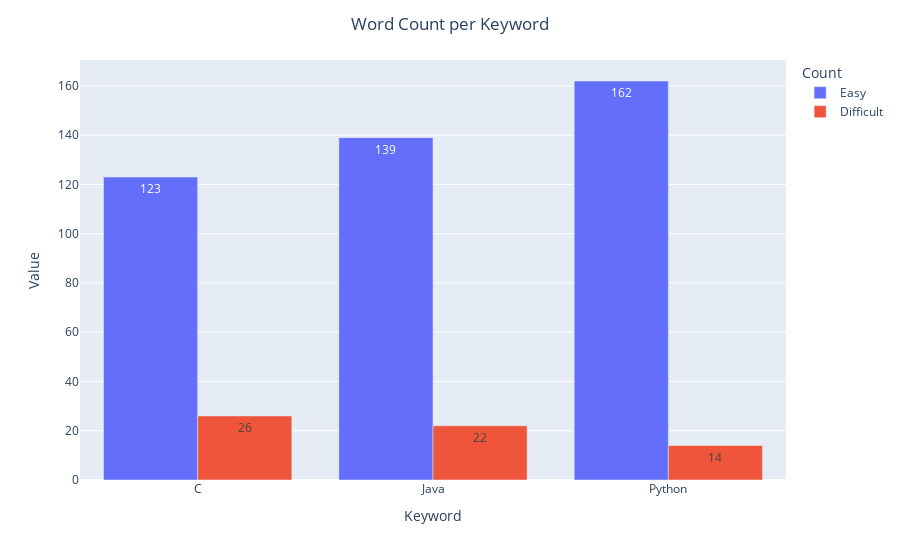

Source (notebook cell):
### Markdown cell above
---
# "Easy" vs. "Difficult" Word Count

### Code cell
def count_easy_difficult(df):
    easy_count = 0
    difficult_count = 0
    for comment in df["Comment"].tolist():
        if "easy" in comment:
            easy_count += 1
        if ("difficult" or "challenging") in comment:
            difficult_count += 1
            
    return easy_count, difficult_count

count_df = pd.DataFrame(columns = ["Keyword", "Easy", "Difficult"])

for df in all_df:
    easy_count, difficult_count = count_easy_difficult(df[0])
    count_df.loc[len(count_df)] = [df[1], easy_count, difficult_count]
    
count_df_melt = pd.melt(count_df, id_vars=["Keyword"], value_vars=["Easy", "Difficult"])
count_df_melt.columns = ["Keyword", "Count", "Value"]
display(count_df_melt)

count_fig = px.bar(count_df_melt, x="Keyword", y="Value", color="Count", barmode="group", text_auto=True)
count_fig.update_layout(title_text='Word Count per Keyword', title_x=0.5)
count_fig.show()

### Figure 1 — Plotly figure (JSON) as saved in the notebook; plotly's stock layout.template omitted (floating-point values rounded to 4 significant figures)
{"data": [{"alignmentgroup": "True", "hovertemplate": "Count=Easy<br>Keyword=%{x}<br>Value=%{y}<extra></extra>", "legendgroup": "Easy", "marker": {"color": "#636efa", "pattern": {"shape": ""}}, "name": "Easy", "offsetgroup": "Easy", "orientation": "v", "showlegend": true, "textposition": "auto", "texttemplate": "%{y}", "type": "bar", "x": ["C", "Java", "Python"], "xaxis": "x", "y": [123, 139, 162], "yaxis": "y"}, {"alignmentgroup": "True", "hovertemplate": "Count=Difficult<br>Keyword=%{x}<br>Value=%{y}<extra></extra>", "legendgroup": "Difficult", "marker": {"color": "#EF553B", "pattern": {"shape": ""}}, "name": "Difficult", "offsetgroup": "Difficult", "orientation": "v", "showlegend": true, "textposition": "auto", "texttemplate": "%{y}", "type": "bar", "x": ["C", "Java", "Python"], "xaxis": "x", "y": [26, 22, 14], "yaxis": "y"}], "layout": {"barmode": "group", "legend": {"title": {"text": "Count"}, "tracegroupgap": 0}, "margin": {"t": 60}, "title": {"text": "Word Count per Keyword", "x": 0.5}, "xaxis": {"anchor": "y", "domain": [0, 1], "title": {"text": "Keyword"}}, "yaxis": {"anchor": "x", "domain": [0, 1], "title": {"text": "Value"}}}}
